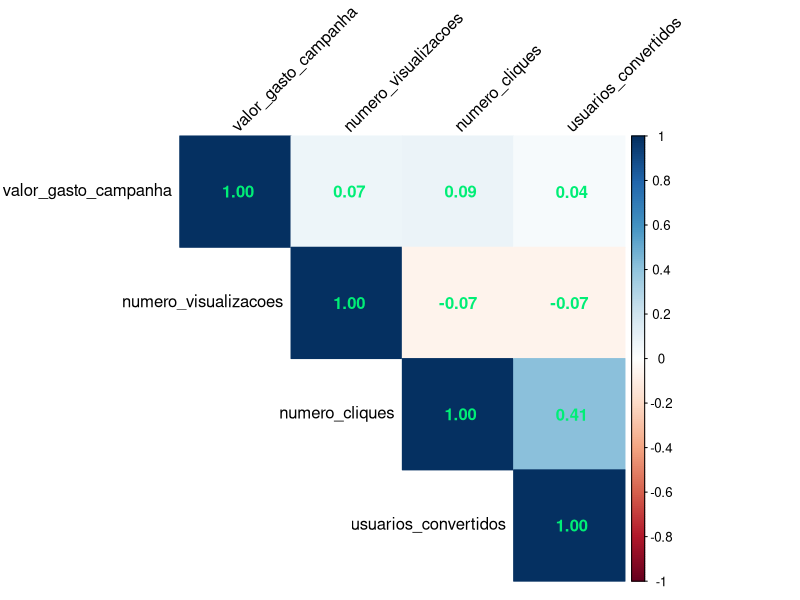
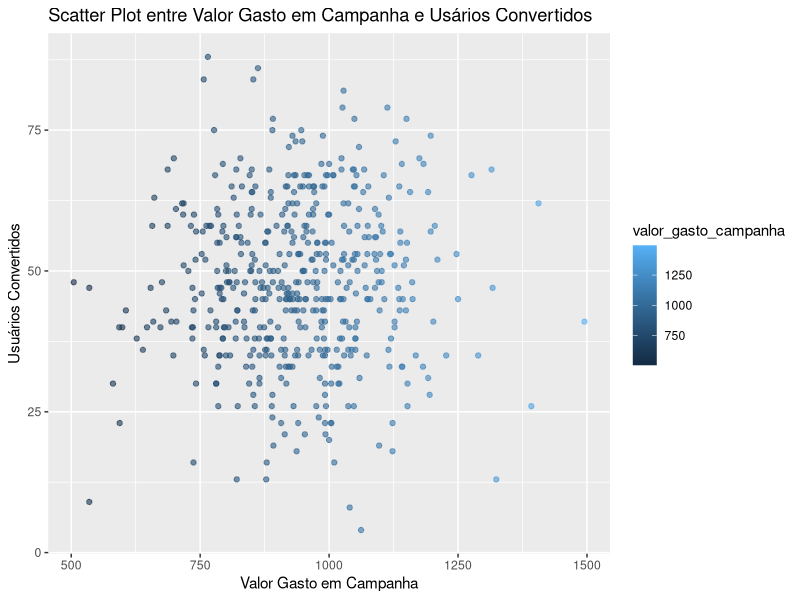
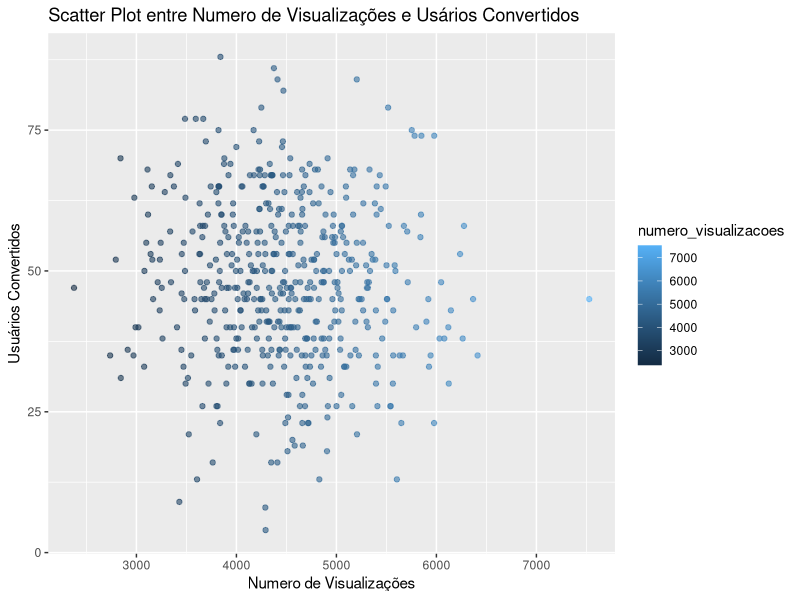
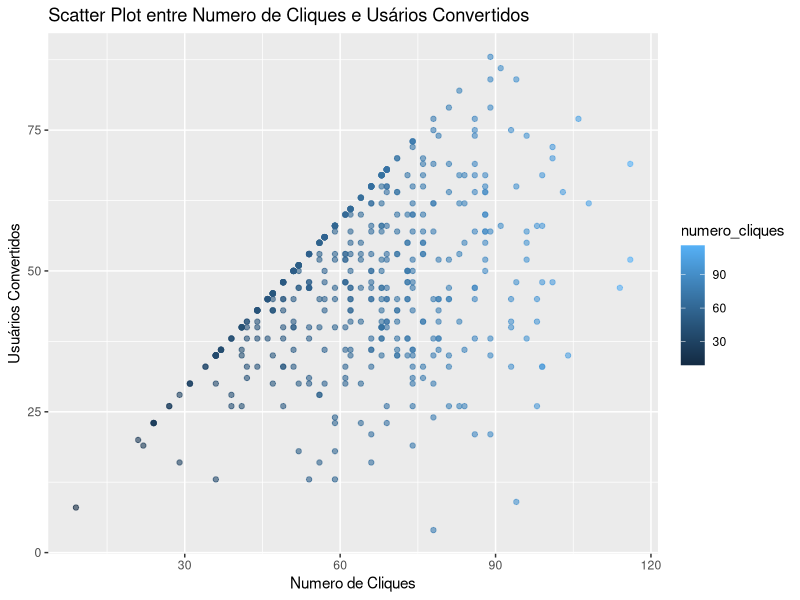

The R source for these figures, in order:
# Estudo de Caso - Projeto BigDataNaPratica (Machine Learning)

# Configurando o diretório de trabalho
setwd("C:/Users/Julia/Desktop/CienciaDeDados/1.Big-Data-Analytics-com-R-e-Microsoft-Azure-Machine-Learning/11-Projeto-BigDataNaPratica-Machine_Learning_em_Marketing_Digital-Prevendo_N_Usuarios_Convertidos")
getwd()



##########       Projeto Machine Learning em Marketing Digital - Prevendo Número de Usuários Convertidos       ########## 



# Carregando pacotes

library(tidyverse) # manipulação de dados
library(dplyr)     # manipulação de dados
library(corrplot)  # criar gráfico de mapa de correlação
library(ggplot2)   # criar outros gráficos (especificamente de dispersão)



# Carrega o dataset (código da criação do dataset ao final)

dados <- as.data.frame(read_csv("dataset_criado.csv"))
head(dados)
View(dados)



## Análise Exploratória dos Dados


# Verificando tipos de dados
str(dados)

# Sumário estatístico
summary(dados)            # (notar valores de median e mean pq caso estejam proximos indicam uma distribuição normal)
#                           (caso os dados sigam uma distribuição normal tomamos uma direção, caso não sigam tomamos outra direção)
#                           (perceber também sem tem discrepância nos valores min e max)


# Criando/calculando uma matriz de correlação
cor_matrix <- cor(dados)
cor_matrix


# E para não ter que analisar somentes os números, vamos criar um gráfico corrplot

# Corrplot (para outras cores usar colors())
corrplot(cor_matrix,
         method = "color",
         type = "upper",
         addCoef.col = 'springgreen2',
         tl.col = "black",
         tl.srt = 45)

# Observando a escala vemos que a correlação de coeficiente vai de -1 até 1
# A correlação próxima de -1 indica forte correlação negativa (aumenta o valor de uma variável e diminui o valor de outra variável)
# E a correlação próxima de 1 indica forte correlação posiiva (aumenta o valor de uma variável e aumenta o valor de outra variável)
# Próximo de 0 indica que não há correlação


# Durante a preparação do projeto, nós temos que definir nossa variável alvo ou variável de estudo
# Olhando para as variáveis decidimos que nossa variável alvo é "usuarios_convertidos" pois é exatamente esta que queremos prever.
# Ou seja, o precisamos exatamente é prever o número de usuarios convertidos.
# As demais serão candidatas a variáveis pretidoras (não é obrigatório usar todas), ou seja, precisamos encontrar um modelo que use as
# outras 3 variáveis ou 1 delas para prever usuarios convertidos

# Caso o problema de negócio fosse prever o numero de cliques ao invés de usuarios_convertidos teria que ser outro projeto pois
# Machine Learning é algo específico para resolver um problema pontual. Nosso raciocínio será apenas para prever números de usuários
# convertidos. Se mudarmos a variável alvo, mudamos o problema de negócio e precisamos mudar o projeto.


# No projeto original a correlação entre usuarios_convertidos e as demais variáveis é próxima a 1, assim como a relação entre as
# variáveis preditoras também é próxima a 1 e a lógica abaixo é partir disso:

# Precisamos e queremos que a variável alvo tenha a maior correlação possível com as variáveis preditoras,
# Precisamos e queremos que entre as variáveis preditoras tenha a menor correlação possível.

# Precisamos que as variáveis preditoras tenha a menor correlação possível pois isso é um problema chamado multicolinearidade
# Se tivermos uma correlação entre duas variáveis preditoras, é como se tivesse duplicando a informação. E isso é ruim para treinar
# o modelo de Machine Learning, é um problema que precisa ser resolvido. Neste caso precisaremos tratar isso.

# E a solução provável será não usar estas variáveis em alguns modelos que faremos abaixo.





## Criando gráficos do tipo dispersão para visualizar a relação entre cada variável preditora com a variável alvo


# Scatter plot entre Valor Gasto em Campanha e Usuários Convertidos

ggplot(dados, aes(x = valor_gasto_campanha, y = usuarios_convertidos)) +
  geom_point(aes(color = valor_gasto_campanha), alpha = 0.6) +
  ggtitle("Scatter Plot entre Valor Gasto em Campanha e Usários Convertidos") +
  xlab("Valor Gasto em Campanha") +
  ylab("Usuários Convertidos")


# Scatter plot entre Numero de Visualizações e Usuários Convertidos

ggplot(dados, aes(x = numero_visualizacoes, y = usuarios_convertidos)) +
  geom_point(aes(color = numero_visualizacoes), alpha = 0.6) +
  ggtitle("Scatter Plot entre Numero de Visualizações e Usários Convertidos") +
  xlab("Numero de Visualizações") +
  ylab("Usuários Convertidos")


# Scatter plot entre Numero de Cliques e Usuários Convertidos

ggplot(dados, aes(x = numero_cliques, y = usuarios_convertidos)) +
  geom_point(aes(color = numero_cliques), alpha = 0.6) +
  ggtitle("Scatter Plot entre Numero de Cliques e Usários Convertidos") +
  xlab("Numero de Cliques") +
  ylab("Usuários Convertidos")






##########################                MODELAGEM                ##########################


#### Versão 1 do Modelo (Regressão Linear Múltipla) ####

# Usaremos Regressão Linear Múltipla (é usada quando temos diversas variáveis preditoras)
# Usamos Regressão porque queremos prever uma variável numérica, caso a variável fosse categórica usaríamos Classificação Linear Múltipla

modelo_v1 <- lm(data = dados, usuarios_convertidos ~ valor_gasto_campanha + numero_visualizacoes + numero_cliques)
modelo_v1

summary(modelo_v1)


### Interpretando os valores originais

# Residuals:
# Min      1Q       Median      3Q     Max 
# -21.188  -4.104   -0.114   4.166  18.420 

# Coefficients:
#                       Estimate Std. Error t value  Pr(>|t|)    
# (Intercept)          -1.563463  1.081645   -1.445    0.149
# valor_gasto_campanha  0.007797  0.015754    0.495    0.621    
# numero_visualizacoes -0.003505  0.003139   -1.117    0.265    
# numero_cliques        0.943882  0.042275   22.327   <2e-16 ***

# Residual standard error: 6.865 on 496 degrees of freedom

# Multiple R-squared:  0.8617,	Adjusted R-squared:  0.8609 

# F-statistic: 1030 on 3 and 496 DF,  p-value: < 2.2e-16


# -> Importante sempre notar o valor p "Pr(>|t|)" e verificar se é maior ou menor que 0.05.
#    Se for maior, NÃO tem relevância com a variável alto, se for menor tem relevância.
#    As "***" indicam que é uma variável significativa.

# -> Importante verificar valor do "Multiple R-squared" e "Adjusted R-squared" e esperar que o valor fique próximo a 1.
#    O valor próximo a 1 indica que o modelo é estatisticamente significativo para explicar a variável alvo.


# -> Residuals:
# - Os resíduos são as diferenças entre os valores observados e os valores previstos pelo modelo. 
# - Os quartis dos resíduos (Min, 1Q, Median, 3Q, Max) dão uma ideia da distribuição dos erros. 
# - Em geral, você gostaria que esses valores fossem distribuídos simetricamente em torno de zero, o que indica que o modelo
#   faz um bom trabalho na previsão.

# -> Coefficients:
# - (Intercept): Este é o valor da variável dependente (usuários convertidos) quando todas as variáveis independentes são zero.
# - O valor é -1.563, mas o valor-p associado é maior que 0,05, o que indica que o intercepto não é significativamente diferente 
#   de zero neste modelo.

# -> valor_gasto_campanha:
# - O coeficiente é 0.007797, mas o valor-p associado é 0.621, o que indica que essa variável não é estatisticamente significativa
#   na previsão de usuários convertidos, pelo menos neste modelo.

# -> numero_visualizacoes:
# - O coeficiente é -0.003505, com um valor-p de 0.265. Isso também sugere que a variável não é significativa.

# ->  numero_cliques:
# - O coeficiente é 0.943882, com um valor-p extremamente baixo (< 2e-16). Isso indica que essa variável é altamente significativa
#   na previsão de usuários convertidos.

# -> Residual standard error:
# - Este é uma medida da qualidade do modelo. Quanto menor, melhor o modelo. Neste caso, é 6.865.

# -> Multiple R-squared e Adjusted R-squared:
# - Estes são indicadores da "qualidade" do modelo em termos de sua capacidade de prever a variável dependente. 
#   Um valor mais próximo de 1 é geralmente melhor. 
#   Neste caso, eles são relativamente altos (0.8617 e 0.8609, respectivamente), o que é bom.

# -> F-statistic e p-value:
# - Um teste F é realizado para determinar se o modelo como um todo é significativo. 
#   O valor F é 1030 e o valor-p associado é muito baixo (< 2.2e-16), indicando que o modelo é significativo.


## Interpretação Final

# - O modelo parece fazer um bom trabalho na previsão de "usuários convertidos" (R-squared alto), constatamos que apenas a
#   variável "número de cliques" é estatisticamente significativa na previsão. Isso pode implicar que "número de cliques" é a
#   principal variável que você deve se concentrar para entender as conversões de usuários.

# - As outras variáveis (valor gasto em campanha e número de visualizações) não são significativas neste modelo, o que sugere
#   que elas podem não ser úteis para prever a variável dependente, ou que outros fatores podem estar em jogo,
#   como multicolinearidade.


# - Até aqui indica que o modelo é ótimo pois temos um ótimo valor de Multiple R-squared e Adjusted R-squared, mas como percebemos
#   anteriormente ao criar o gráfico de correlação, os dados originais tem problema de multicolienaridade (correlção forte entre
#   variáveis preditoras) e por conta disso o modelo terá muitos problemas ao ser alimentado com novos dados.

# - E por conta disso este não é o modelo ideal.

# - Existem várias abordagens para lidar com a multicolinearidade: Remover Variáveis Redundantes. Transformar Variáveis, 
#   Regularização ou Coleta mais dados.

# - No nosso caso, criaremos uma segunda versão do modelo olhando somente para a variável preditora "numero_cliques" junto com a 
#   nossa variável alvo ("usuarios_convertidos), afinal o problema de multicolinearidade está entre as variáveis preditoras.

# - E como no nosso relatório anterior apontou que a única variável relevante é "numero_cliques" isso é mais um indicativo para
#   criar esta nova versão. Iremos então criar um Modelo De Regressão Linear Simples.






#### Versão 2 do Modelo (Regressão Linear Simples) ####

modelo_v2 <- lm(data = dados, usuarios_convertidos ~ numero_cliques)
modelo_v2

summary(modelo_v2)



### Interpretando os valores originais

# Residuals:
#      Min       1Q    Median       3Q      Max 
# -21.7207  -4.1067   -0.1993   4.2421  20.3177 

# Coefficients:
#                Estimate Std. Error  t value Pr(>|t|)    
# (Intercept)    -2.99028    1.00606   -2.972   0.0031 **
# numero_cliques  0.81490    0.01482   54.973   <2e-16 ***
#  ---
#  Signif. codes:  
#  0 ‘***’ 0.001 ‘**’ 0.01 ‘*’ 0.05 ‘.’ 0.1 ‘ ’ 1

# Residual standard error: 6.93 on 498 degrees of freedom
# Multiple R-squared:  0.8585,	Adjusted R-squared:  0.8582 
# F-statistic: 3022 on 1 and 498 DF,  p-value: < 2.2e-16


# - Começamos olhando para o valor p da nossa variável preditora (numero_cliques) e constatamos que por conta do valor
#   muito abaixo, podemos dizer que a variável é estatisticamente significativa para explicar a variável alvo.

# - Olhamos também para os valores de Multiple R-squared e Adjusted R-squared e constamtos também que possuem um valor próximo
#   a 1 , que indica que o modelo 2 possui praticamente a mesma perfomance do modelo 1. E como explicar isso, afinal tiramos 2
#   variáveis ? A resposta é por conta da multicolinearidade entre as variáveis.






# -> E agora ? Tudo indica que o trabalho terminou. Mas podemos ainda melhorar.

# - Nós inicamos a criação de um modelo com 4 variáveis, aplicamos a versão 1 do modelo para detectarmos qual variável preditora era
#   estatisticamente significa e detectamos 1 variável significativa. Antes havíamos detectado que tínhamos problema de 
#   multicolinearidade e decidimos resolver criando uma versão 2 do modelo deixando apenas 2 variáveis (Regressão Linear Simples)

# - E apesar do modelo 2 ter uma boa performance , nós só temos 1 variável preditora e isso signifca que tudo se resume a prever 
#   usuários convertidos olhando apenas para numero de cliques.

# - Então basicamente o que temos até aqui é "tomador de decisão, basta olhar para o numero de cliques para prever quantos usuarios
#   são convertidos".

# - E com isso temos um modelo simples demais, aonde resumimos demais a questão dizendo que iremos prever numero de usuarios com base
#   no numero de cliques.


# -> E assim como a versão 2 está muito simples pois da mesma forma que ter muitas variáveis preditoras é um problema, ter poucas
#    também é um prolema.

# -> Vamos então resolver o problema da multicolinearidade e utilizar mais variáveis para o nosso modelo.

# -> A abordagem de incluir mais variáveis pode ajudar a capturar nuances e fatores adicionais que influenciam o número de usuários
#    convertidos, tornando o modelo mais completo. 






#### Versão 3 do Modelo (Aplicando Engenharia de Atributos Antes da Regressão Linear Múltipla) ####






# arquivo original

































### Interpretando os meus valores (versão 1 - Modelo Regressão Linear Múltilpla):

# Residuals:
#   Min      1Q  Median      3Q     Max 
# -49.426  -8.046   1.413   9.207  31.425 

# Coefficients:

#                       Estimate   Std. Error  t value   Pr(>|t|)    
# (Intercept)          29.6623155   5.4949585    5.398   1.05e-07 ***
# valor_gasto_campanha  0.0005439   0.0040756    0.133      0.894    
# numero_visualizacoes -0.0007781   0.0008069   -0.964      0.335    
# numero_cliques        0.3312877   0.0335229    9.882     <2e-16 ***

# Residual standard error: 12.92 on 496 degrees of freedom

# Multiple R-squared:  0.1699,	Adjusted R-squared:  0.1648 

# F-statistic: 33.83 on 3 and 496 DF,  p-value: < 2.2e-16


# -> Residuals:
# - Os resíduos representam as diferenças entre os valores observados e os valores previstos pelo modelo. Neste modelo,
#   os resíduos variam de -49.426 a 31.425, com quartis em -8.046, 1.413, 9.207. Isso sugere que os resíduos não estão distribuídos
#   de maneira perfeitamente simétrica em torno de zero, indicando que o modelo pode não ser tão preciso quanto o modelo anterior.


# -> Coefficients:
# - O coeficiente do intercepto (Intercept) é 29.6623155, com um valor-p extremamente baixo (1.05e-07), o que indica que o
#   intercepto é significativamente diferente de zero.

# - O coeficiente de "valor_gasto_campanha" é 0.0005439, com um valor-p de 0.894, o que indica que esta variável não é 
#    estatisticamente significativa na previsão de "usuarios_convertidos" neste modelo.

# - O coeficiente de "numero_visualizacoes" é -0.0007781, com um valor-p de 0.335, indicando que esta variável também não é 
#   estatisticamente significativa.

# - O coeficiente de "numero_cliques" é 0.3312877, com um valor-p muito baixo (< 2e-16), sugerindo que esta variável é altamente 
#   significativa na previsão de "usuarios_convertidos".

# -> Residual standard error:
# - O erro padrão residual é 12.92, que é maior em comparação com o modelo anterior. Isso indica que este
#   modelo tem um erro médio maior na previsão.

# -> Multiple R-squared e Adjusted R-squared:
# - O R-quadrado múltiplo é 0.1699, e o R-quadrado ajustado é 0.1648. Isso indica que o
#   modelo atual explica apenas cerca de 16,99% da variância na variável de destino "usuarios_convertidos". Portanto, este modelo
#   tem um poder de explicação muito menor do que o modelo anterior.

# -> F-statistic e p-value:
# - O teste F mostra se o modelo como um todo é significativo. Neste caso, o valor F é 33.83, e o valor-p
#   associado é extremamente baixo (< 2.2e-16), indicando que o modelo é estatisticamente significativo.

## Interpretação Final

#  -> Em resumo, este novo modelo (modelo_v1) possui uma capacidade de explicação muito menor (R-quadrado mais baixo) e menor
#     precisão (erro padrão residual mais alto) em comparação com o modelo anterior. Além disso, as variáveis "valor_gasto_campanha"
#     e "numero_visualizacoes" não são estatisticamente significativas na previsão de "usuarios_convertidos", enquanto 
#     "numero_cliques" é a única variável altamente significativa.




### Interpretando os meus valores (versão 2 - Modelo Regressão Linear Simples):

# Residuals:
#     Min      1Q  Median      3Q     Max 
# -48.902  -8.225   1.117   9.104  31.768 

# Coefficients:
#                Estimate Std. Error t value Pr(>|t|)    
# (Intercept)    26.51385    2.21393   11.98   <2e-16 ***
# numero_cliques  0.33392    0.03326   10.04   <2e-16 ***
#  ---
#  Signif. codes:  
#  0 ‘***’ 0.001 ‘**’ 0.01 ‘*’ 0.05 ‘.’ 0.1 ‘ ’ 1

# Residual standard error: 12.9 on 498 degrees of freedom
# Multiple R-squared:  0.1683,	Adjusted R-squared:  0.1666 
# F-statistic: 100.8 on 1 and 498 DF,  p-value: < 2.2e-16


# Residuals: Os resíduos representam as diferenças entre os valores observados e os valores previstos pelo modelo. Eles variam de
# -48.902 a 31.768, com quartis em -8.225, 1.117, 9.104. A distribuição dos resíduos parece não ser perfeitamente simétrica, 
#  mas é aceitável.

# Coefficients: O coeficiente da interceptação (Intercept) é 26.51385, e o coeficiente para "numero_cliques" é 0.33392. 
# Ambos os coeficientes têm valores-p muito baixos, indicando que eles são estatisticamente significativos. O Intercept representa
# o valor da variável dependente (usuários convertidos) quando o número de cliques é zero, que é 26.51385. O coeficiente para
# "numero_cliques" (0.33392) sugere que, para cada aumento unitário no número de cliques, espera-se um aumento de aproximadamente
# 0.33392 no número de usuários convertidos.

# Residual standard error: O erro padrão residual é 12.9, que é uma medida da qualidade do modelo. Quanto menor esse valor, melhor 
# o modelo se ajusta aos dados.

# Multiple R-squared e Adjusted R-squared: O Multiple R-squared é 0.1683, e o Adjusted R-squared é 0.1666. Isso indica que o modelo 
# tem uma capacidade limitada de explicar a variância na variável dependente, dado que possui apenas uma variável preditora.
# A maior parte da variabilidade na variável dependente não é explicada por este modelo.

# F-statistic e p-value: O valor do F-statistic é 100.8, e o valor-p associado é muito baixo, indicando que o modelo é 
# estatisticamente significativo como um todo, apesar de sua capacidade limitada de explicar a variância.

# Em resumo, este modelo de regressão linear simples com "numero_cliques" como preditor mostra que essa variável é estatisticamente 
# significativa para prever o número de usuários convertidos. No entanto, o modelo ainda não é capaz de explicar uma grande parte 
# da variabilidade na variável dependente, indicando que outros fatores não incluídos no modelo podem desempenhar um papel importante
# na previsão dos usuários convertidos.



### Interpretando os meus valores (Versão 3 do Modelo (Aplicando Engenharia de Atributos Antes da Regressão Linear Múltipla):















set.seed(200)
# Definir o tamanho do conjunto de dados
n <- 500

# Criar o conjunto de dados
dados <- data.frame(
  valor_gasto_campanha = as.integer(rnorm(n, mean = 1000, sd = 200)),
  numero_visualizacoes = as.integer(rnorm(n, mean = 5000, sd = 1000)),
  numero_cliques = as.integer(rnorm(n, mean = 60, sd = 10)),
  usuarios_convertidos = integer(n)
)

# Garantir que usuarios_convertidos seja sempre menor que numero_cliques
for (i in 1:n) {
  usuarios_convertidos <- abs(round(rnorm(1, mean = 30, sd = 10)))
  while (usuarios_convertidos >= dados$numero_cliques[i]) {
    usuarios_convertidos <- abs(round(rnorm(1, mean = 30, sd = 10)))
  }
  dados$usuarios_convertidos[i] <- usuarios_convertidos
}

# Rescale os valores para atender aos limites especificados
dados$valor_gasto_campanha <- round((dados$valor_gasto_campanha - min(dados$valor_gasto_campanha)) / (max(dados$valor_gasto_campanha) - min(dados$valor_gasto_campanha)) * (1495 - 505) + 505)
dados$numero_visualizacoes <- round((dados$numero_visualizacoes - min(dados$numero_visualizacoes)) / (max(dados$numero_visualizacoes) - min(dados$numero_visualizacoes)) * (7528 - 2376) + 2376)
dados$numero_cliques <- round((dados$numero_cliques - min(dados$numero_cliques)) / (max(dados$numero_cliques) - min(dados$numero_cliques)) * (116 - 9) + 9)
dados$usuarios_convertidos <- round((dados$usuarios_convertidos - min(dados$usuarios_convertidos)) / (max(dados$usuarios_convertidos) - min(dados$usuarios_convertidos)) * (101 - 4) + 4)


# Corrigir "usuarios_convertidos" quando for maior ou igual a "numero_cliques"
dados$usuarios_convertidos[dados$usuarios_convertidos >= dados$numero_cliques] <- dados$numero_cliques[dados$usuarios_convertidos >= dados$numero_cliques] - 1

# Verificar se a restrição está satisfeita (deve retornar 0)
sum(dados$usuarios_convertidos >= dados$numero_cliques)


# Verificar se os limites de valores estão satisfeitos
summary(dados)

View(dados)

# Salva o dataset em formato CSV
# write.csv(dados, file = "dataset_criado.csv", row.names = FALSE)








